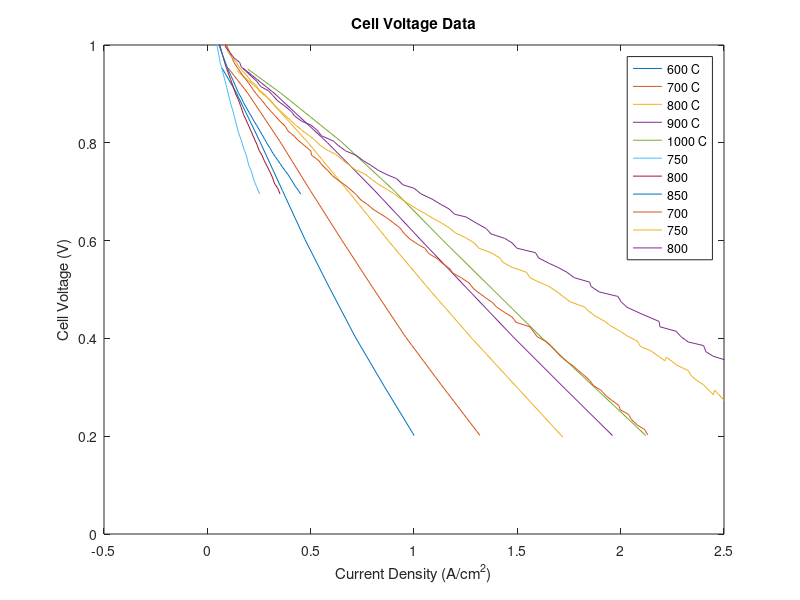
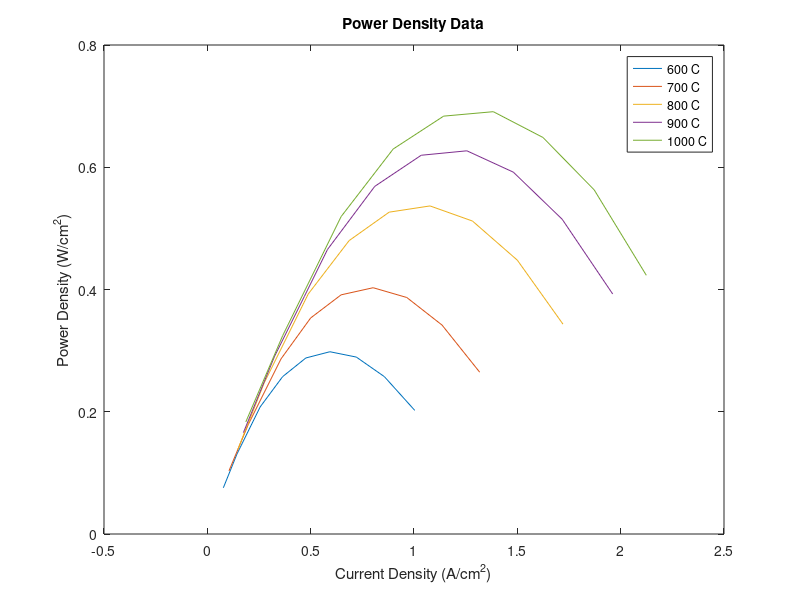

Write MATLAB code to recreate these figures, in order. (Note: this script raises an error after producing the figures.)
% Title: VoltageEqtnFitting.m
% Author: Miranda Stockhausen, mstockha@umich.edu
% Date Written: 28 August 2026
% 
% % % Description: % % % 
% This file includes data digitized for the SOFC to fit the cell voltage 
% equation coefficients. All current datapoints are in units of Amps per 
% sq. centimeter, all voltage differences are in volts, and all power 
% datapoints are in Watts per sq. cm. Plots can be found at:



%% Plot Data

load("VoltageFittingData.mat");     % load experimental dataset

figure(1)       % experimental voltage curves
plot(Current_600, Voltage_600)
hold on
plot(Current_700, Voltage_700, Current_800, Voltage_800)
plot(Current_900, Voltage_900, Current_1000, Voltage_1000)
plot(Current_750_Zhao, Voltage_750_Zhao)
plot(Current_800_Zhao, Voltage_800_Zhao)
plot(Current_850_Zhao, Voltage_850_Zhao)
plot(Current_700_Buon, Voltage_700_Buon)
plot(Current_750_Buon, Voltage_750_Buon)
plot(Current_800_Buon, Voltage_800_Buon)
hold off
title('Cell Voltage Data')
xlabel('Current Density (A/cm^2)')
ylabel('Cell Voltage (V)')
legend('600 C', '700 C', '800 C', '900 C', '1000 C', '750', '800', '850', '700', '750','800')
xlim([-0.5,2.5])
ylim([0,1])
%%
figure(2)       % experimental power curves
plot(i_600, Power_600, i_700, Power_700, i_800, Power_800)
hold on
plot(i_900, Power_900, i_1000, Power_1000)
hold off
title('Power Density Data')
xlabel('Current Density (A/cm^2)')
ylabel('Power Density (W/cm^2)')
legend('600 C', '700 C', '800 C', '900 C', '1000 C')
xlim([-0.5,2.5])
ylim([0,0.8])


%% Curve Fitting: nonlin least-squares fit I-V curve for each Temperature

% Model: Voltage Equation for each temperature
    % j = current density (known input)
    % params = [a, Ri, j0, jL]
    % a = charge transfer coefficient 
    % Ri = Area specific resistance
    % j0 = exchange current density
    % jL = limiting current density


% Veqtn_600 = @(params, j) 1.06 - j.*params(2) ...
%     - (8.314.*873)./(params(1).*2.*96485.34).* (log(j) - log(params(3)))...
%     - (8.314.*873) ./(2.*96485.34) .* (1 + 1./params(1)) .* (log(params(4)) - log(params(4) - j));
% Veqtn_700 = @(params, j) 1.06 - j.*params(2) ...
%     - (8.314.*973)./(params(1).*2.*96485.34).* (log(j) - log(params(3)))...
%     - (8.314.*973) ./(2.*96485.34) .* (1 + 1./params(1)) .* (log(params(4)) - log(params(4) - j));
% Veqtn_750 = @(params, j) 1.06 - j.*params(2) ...
%     - (8.314.*1023)./(params(1).*2.*96485.34).* (log(j) - log(params(3)))...
%     - (8.314.*1023) ./(2.*96485.34) .* (1 + 1./params(1)) .* (log(params(4)) - log(params(4) - j));
% Veqtn_800 = @(params, j) 1.06 - j.*params(2) ...
%     - (8.314.*1073)./(params(1).*2.*96485.34).* (log(j) - log(params(3)))...
%     - (8.314.*1073) ./(2.*96485.34) .* (1 + 1./params(1)) .* (log(params(4)) - log(params(4) - j));
% Veqtn_900 = @(params, j) 1.06 - j.*params(2) ...
%     - (8.314.*1173)./(params(1).*2.*96485.34).* (log(j) - log(params(3)))...
%     - (8.314.*1173) ./(2.*96485.34) .* (1 + 1./params(1)) .* (log(params(4)) - log(params(4) - j));
% Veqtn_1000 = @(params, j) 1.06 - j.*params(2) ...
%     - (8.314.*1273)./(params(1).*2.*96485.34).* (log(j) - log(params(3)))...
%     - (8.314.*1273) ./(2.*96485.34) .* (1 + 1./params(1)) .* (log(params(4)) - log(params(4) - j));

Veqtn_600 = @(params, j) 1.06 - j.*params(2) - (8.314.*873)./(params(1).*2.*96485.34) .* (log(j) - log(params(3)) + (1 + params(1)).*log(params(4)) - log(params(4) - j));
Veqtn_700 = @(params, j) 1.06 - j.*params(2) - (8.314.*973)./(params(1).*2.*96485.34) .* (log(j) - log(params(3)) + (1 + params(1)).*log(params(4)) - log(params(4) - j));
Veqtn_750 = @(params, j) 1.06 - j.*params(2) - (8.314.*1023)./(params(1).*2.*96485.34) .* (log(j) - log(params(3)) + (1 + params(1)).*log(params(4)) - log(params(4) - j));
Veqtn_800 = @(params, j) 1.06 - j.*params(2) - (8.314.*1073)./(params(1).*2.*96485.34) .* (log(j) - log(params(3)) + (1 + params(1)).*log(params(4)) - log(params(4) - j));
Veqtn_900 = @(params, j) 1.06 - j.*params(2) - (8.314.*1173)./(params(1).*2.*96485.34) .* (log(j) - log(params(3)) + (1 + params(1)).*log(params(4)) - log(params(4) - j));
Veqtn_1000 = @(params, j) 1.06 - j.*params(2) - (8.314.*1273)./(params(1).*2.*96485.34) .* (log(j) - log(params(3)) + (1 + params(1)).*log(params(4)) - log(params(4) - j));

% Set parameter conditions (true for all temperatures)
initials = [0.5 0.04 0.1 4];           % initial guesses
upper = [0.7 0.1 10 4];                 % upper bounds
lower_600 = [0.2 0 0 1.1];     % lower bounds
lower_700 = [0.2 0 0 2.1313];     % lower bounds
lower_750 = [0.2 0 0 2.73];     % lower bounds
lower_800 = [0.2 0 0 3.023];     % lower bounds
lower_900 = [0.2 0.0001 0 1.99];     % lower bounds
lower_1000 = [0.2 0.0001 0 2.2];     % lower bounds

% curve fit for each dataset
[parameters_600, residual_600] = lsqcurvefit(Veqtn_600, initials, Current_600, Voltage_600, lower_600, upper);

[parameters_700, residual_700] = lsqcurvefit(Veqtn_700, initials, Current_700_Buon, Voltage_700_Buon, lower_700, upper);
[parameters_750, residual_750] = lsqcurvefit(Veqtn_750, initials, Current_750_Buon, Voltage_750_Buon, lower_750, upper);
[parameters_800, residual_800] = lsqcurvefit(Veqtn_800, initials, Current_800_Buon, Voltage_800_Buon, lower_800, upper);

[parameters_900, residual_900] = lsqcurvefit(Veqtn_900, initials, Current_900, Voltage_900, lower_900, upper);
[parameters_1000, residual_1000] = lsqcurvefit(Veqtn_1000, initials, Current_1000, Voltage_1000, lower_1000, upper);



%% Voltage calculation based on parameters
V600 = Veqtn_600(parameters_600, Current_600);
V600_p = Veqtn_600(parameters_600, i_600);

V700 = Veqtn_700(parameters_700, Current_700_Buon);
V700_p = Veqtn_700(parameters_700, i_700_Buon);
V750 = Veqtn_750(parameters_750, Current_750_Buon);
V750_p = Veqtn_750(parameters_750, i_750_Buon);
V800 = Veqtn_800(parameters_800, Current_800_Buon);
V800_p = Veqtn_800(parameters_800, i_800_Buon);

V900 = Veqtn_900(parameters_900, Current_900);
V900_p = Veqtn_900(parameters_900, i_900);
V1000 = Veqtn_1000(parameters_1000, Current_1000);
V1000_p = Veqtn_1000(parameters_1000, i_1000);

% Power calculation from calculated voltage
P600 = V600_p .* i_600;
P700 = V700_p .* i_700_Buon;
P750 = V750_p .* i_750_Buon;
P800 = V800_p .* i_800_Buon;
P900 = V900_p .* i_900;
P1000 = V1000_p .* i_1000;


%% Format Outputs & Validation

% Output table
    % column vectors
Temperature = [600; 700; 750; 800; 900; 1000];
a  = [parameters_600(1); parameters_700(1); parameters_750(1); parameters_800(1); parameters_900(1); parameters_1000(1)];
Ri = [parameters_600(2); parameters_700(2); parameters_750(2); parameters_800(2); parameters_900(2); parameters_1000(2)];
j0 = [parameters_600(3); parameters_700(3); parameters_750(3); parameters_800(3); parameters_900(3); parameters_1000(3)];
jL = [parameters_600(4); parameters_700(4); parameters_750(4); parameters_800(4); parameters_900(4); parameters_1000(4)];
Residual = [residual_600; residual_700; residual_750; residual_800; residual_900; residual_1000];
    % create table
Outputs = table(Temperature, a, Ri, j0, jL, Residual);
    % display table
disp(Outputs)

% plot theoretical results
figure(3)   % Voltage
plot(Current_600, Voltage_600, 'o', Current_600, V600)
hold on
plot(Current_700_Buon, Voltage_700_Buon, 'diamond', Current_700_Buon, V700)
plot(Current_750_Buon, Voltage_750_Buon, '.', Current_750_Buon, V750)
plot(Current_800_Buon, Voltage_800_Buon, '*', Current_800_Buon, V800)
%plot(Current_900, Voltage_900, 'square', Current_900, V900) 'Experimental Data - 900', 'Fitted Curve - 900', ...
plot(Current_1000, Voltage_1000, '^', Current_1000, V1000)
xlabel('Current Density (A/cm^2)')
ylabel('Cell Voltage (V)')
legend('Experimental Data - 600', 'Fitted Curve - 600', ...
    'Experimental Data - 700', 'Fitted Curve - 700', ...
    'Experimental Data - 750', 'Fitted Curve - 750', ...
    'Experimental Data - 800', 'Fitted Curve - 800', ...
    'Experimental Data - 1000', 'Fitted Curve -1000')

figure(4)   % Power
plot(i_600, Power_600, 'o', i_600, P600)
hold on
plot(i_700_Buon, Power_700_Buon, 'diamond', i_700_Buon, P700)
plot(i_750_Buon, Power_750_Buon, '.', i_750_Buon, P750)
plot(i_800_Buon, Power_800_Buon, '*', i_800_Buon, P800)
%plot(i_900, Power_900, 'square', i_900, P900)    'Experimental Data - 900', 'Fitted Curve - 900', ...
plot(i_1000, Power_1000, '^', i_1000, P1000)
xlabel('Current Density (A/cm^2)')
ylabel('Cell Power Density (W/cm^2)')
legend('Experimental Data - 600', 'Fitted Curve - 600', ...
    'Experimental Data - 700', 'Fitted Curve - 700', ...
    'Experimental Data - 750', 'Fitted Curve - 750', ...
    'Experimental Data - 800', 'Fitted Curve - 800', ...
    'Experimental Data - 1000', 'Fitted Curve -1000')
